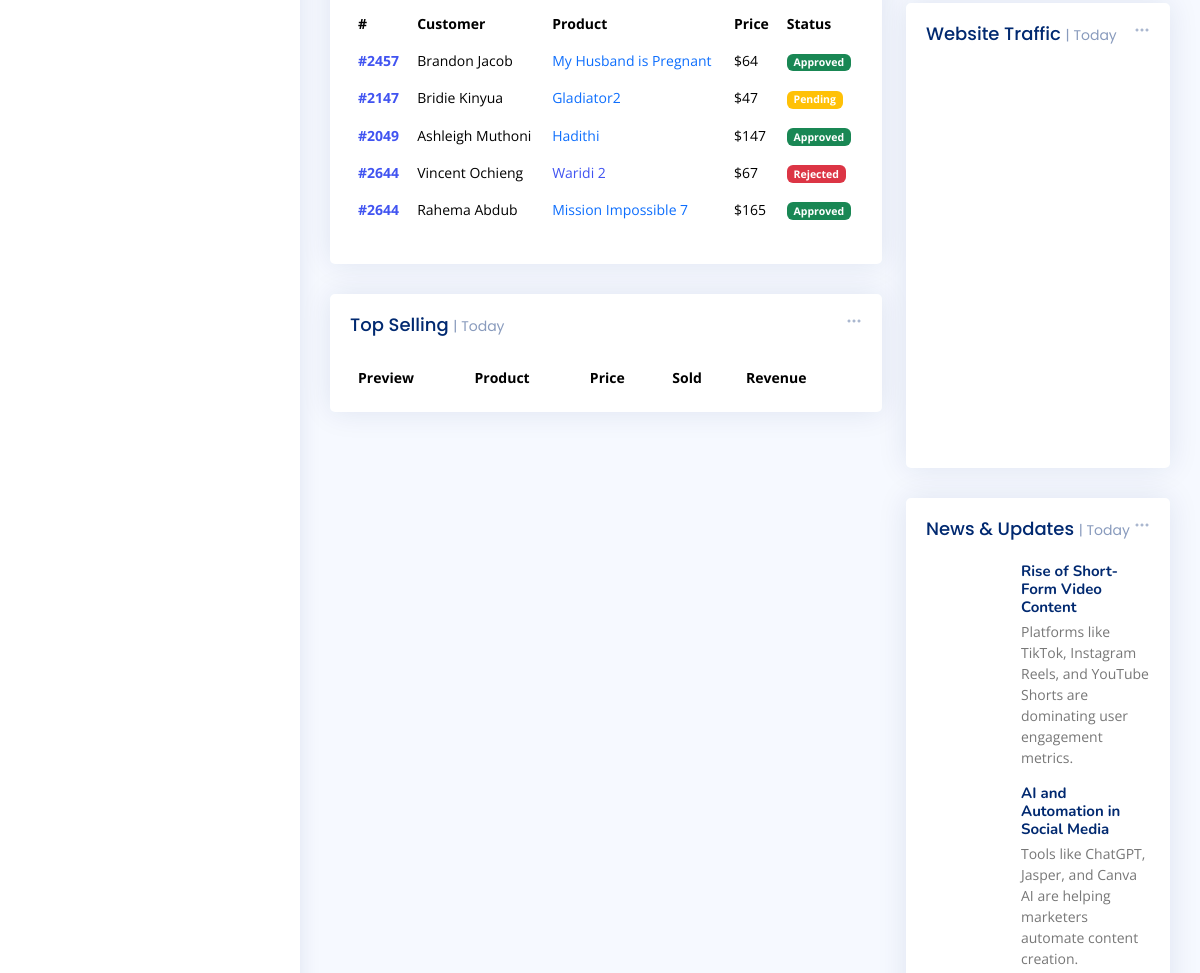
Page /EventSalesSystem/social_media_marketing (middle part) on the earlier database version.
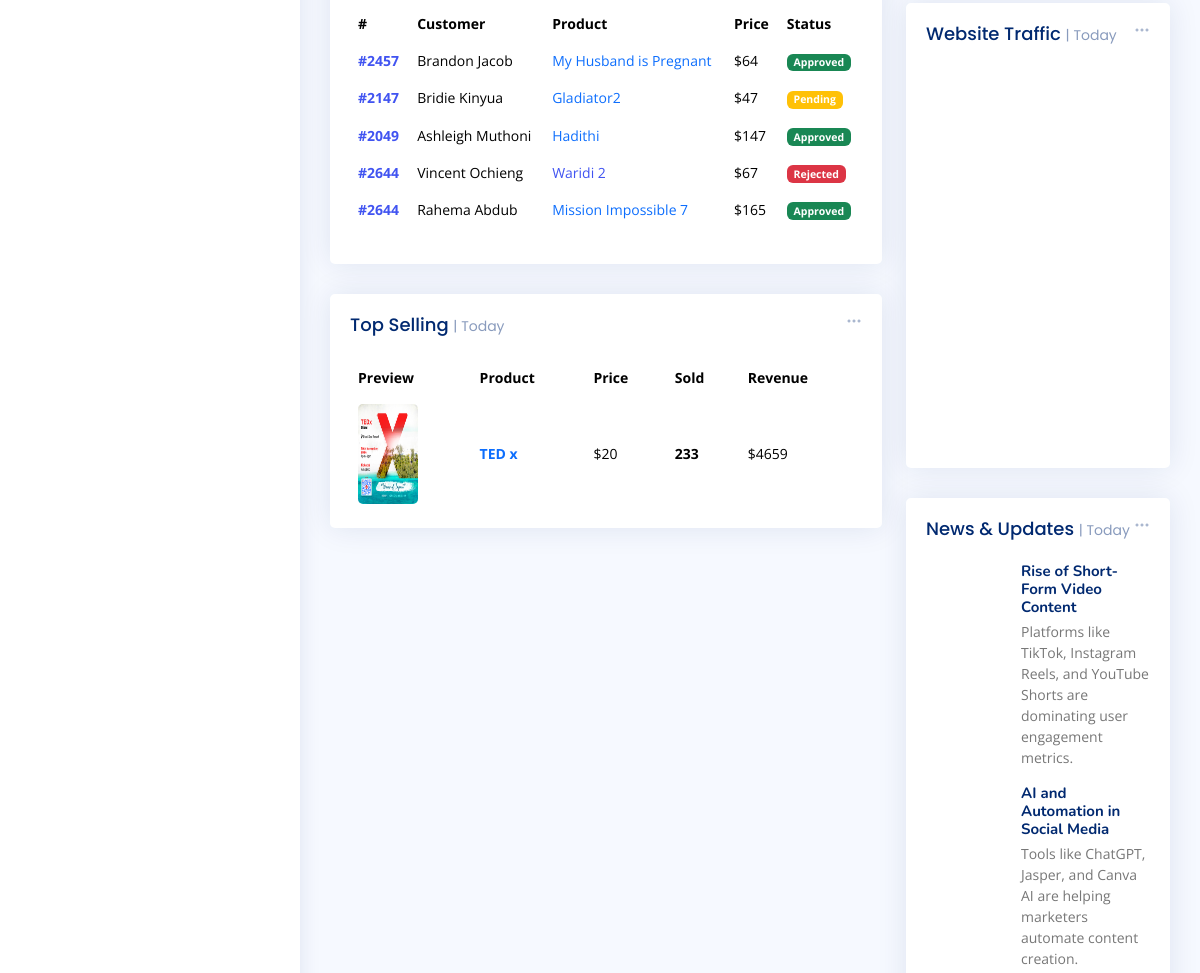
Same page on the later database version.
### EventSalesSystem/models.py (models this page shows, shortened)
class Social(models.Model):#Top Selling in Social Media Marketing
    preview = models.ImageField(upload_to='images/', default='', blank=True, null=True)
    product = models.CharField('Product',max_length=100, default='', blank=True, null=True)
    price = models.PositiveIntegerField()
    quantity_sold = models.PositiveIntegerField()
    revenue = models.PositiveIntegerField()

### EventSalesSystem/views.py (the view)
# urls.py: path('social_media_marketing',views.social_media_marketing,name='social_media_marketing'),
def social_media_marketing(request):
    all_social_media = Social.objects.all()
    return render(request, 'social_media_marketing.html', {
        'all_social_media': all_social_media,  # pass all social media data to the template
    })

### EventSalesSystem/templates/social_media_marketing.html (shortened to what the changed rows need)
{% extends 'pages/base.html' %}
{% load static %}
{% block content %}
  <main id="main" class="main">
    <section class="section dashboard">
      <div class="row">
        <div class="col-lg-8">
          <div class="row">
            <div class="col-12">
              <div class="card recent-sales overflow-auto">
                <div class="card-body">
                  <table class="table table-borderless datatable">
                    <thead>
                      <tr>
                        <th scope="col">#</th>
                        <th scope="col">Customer</th>
                        <th scope="col">Product</th>
                        <th scope="col">Price</th>
                        <th scope="col">Status</th>
                      </tr>
                    </thead>
                    <tbody>
                      <tr>
                        <th scope="row"><a href="#">#2457</a></th>
                      </tr>
                      <tr>
                        <th scope="row"><a href="#">#2147</a></th>
                      </tr>
                      <tr>
                        <th scope="row"><a href="#">#2049</a></th>
                      </tr>
                      <tr>
                        <th scope="row"><a href="#">#2644</a></th>
                      </tr>
                      <tr>
                        <th scope="row"><a href="#">#2644</a></th>
                      </tr>
                    </tbody>
                  </table>
                </div>
              </div>
            </div>
            <div class="col-12">
              <div class="card top-selling overflow-auto">
                <div class="card-body pb-0">
                  <table class="table table-borderless">
                    <thead>
                      <tr>
                        <th scope="col">Preview</th>
                        <th scope="col">Product</th>
                        <th scope="col">Price</th>
                        <th scope="col">Sold</th>
                        <th scope="col">Revenue</th>
                      </tr>
                    </thead>
                    {% for items in all_social_media %}
                    <tbody>
                      <tr>
                        <th scope="row"><a href="#"><img src="{{ items.preview.url }}" alt="{{ items.preview }}" style="width: 100px; height: 100px;"></a></th>
                        <td><a href="{% url 'event_detail' event_id=items.id %}" class="text-primary fw-bold">{{ items.product}} </a></td>
                        <td>${{ items.price }} </td>
                        <td class="fw-bold">{{ items.quantity_sold }} </td>
                        <td>${{ items.revenue }} </td>
                      </tr>
                    </tbody>
                    {% endfor %}
                  </table>
                </div>
              </div>
            </div>
          </div>
        </div>
      </div>
    </section>
  </main>
{% endblock content %}

Differences in the rows shown:
added Social: preview (picture), product "TED x", price "20", quantity_sold "233", revenue "4659"
